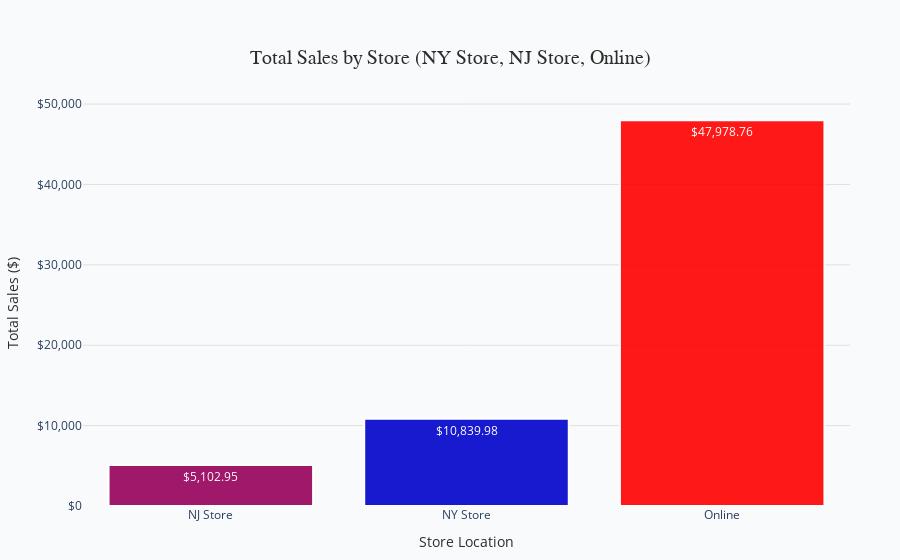

The cell this chart's notebook holds for it:
### Markdown cell above
#### 🏬 **Total Sales by Store**

Let’s see how much money each store location is making: the NY Store, NJ Store, and Online shop.

How We Did It:
- Added up the total sales for each location.
- Made a bar chart with bright colors to compare them.

What We Found:
- Online is the winner with $47,978.76 in sales!
- NY Store made $10,839.98.
- NJ Store made $5,102.95.

The Online shop is doing amazing, making way more than the physical stores. This might mean more people prefer shopping online, or the website is easier to use.

### Code cell
import pandas as pd
import plotly.express as px
import plotly.graph_objects as go

# Load the Sales Analysis sheet
df = pd.read_excel('/Users/er/Desktop/Yakira Bella Test/project/Presentation/Final_Analyst_Project_Complete.xlsx', sheet_name='Sales Analysis')

# Group by Location and calculate total sales (Total Revenue)
total_sales_by_location = df.groupby('Location')['Total Revenue'].sum().reset_index()

# Print total sales per store
print("Total Sales by Store:")
print(total_sales_by_location.to_string(index=False))

# Create a bar chart
fig = go.Figure()

# Add bars
fig.add_trace(go.Bar(
    x=total_sales_by_location['Location'],
    y=total_sales_by_location['Total Revenue'],
    marker=dict(
        color=total_sales_by_location['Total Revenue'],
        colorscale='rainbow',  # Vibrant purple-to-orange gradient
        showscale=False,
        line=dict(width=2, color='#FFFFFF')
    ),
    text=[f'${revenue:,.2f}' for revenue in total_sales_by_location['Total Revenue']],
    textposition='auto',
    textfont=dict(size=12, color='#FFFFFF')
))

# Customize layout
fig.update_layout(
    title=dict(
        text='Total Sales by Store (NY Store, NJ Store, Online)',
        font=dict(size=20, color='#2D2D2D', family='Arial, bold'),
        x=0.5,
        xanchor='center',
        yanchor='top',
        pad=dict(t=20)
    ),
    xaxis=dict(
        title='Store Location',
        titlefont=dict(size=14, color='#2D2D2D'),
        tickfont=dict(size=12),
        showgrid=False
    ),
    yaxis=dict(
        title='Total Sales ($)',
        titlefont=dict(size=14, color='#2D2D2D'),
        tickfont=dict(size=12),
        gridcolor='#E0E0E0',
        zeroline=False,
        tickformat='$,.0f'  # Clear sales scale with commas
    ),
    plot_bgcolor='#F9FAFB',  # Soft off-white background
    paper_bgcolor='#F9FAFB',
    margin=dict(l=50, r=50, t=100, b=50),
    showlegend=False,
    hovermode='x'
)

# Add subtle shadow effect
fig.update_traces(
    opacity=0.9,
    selector=dict(type='bar')
)

# Show the plot
fig.show()

### Figure 1 — Plotly figure (JSON) as saved in the notebook; plotly's stock layout.template omitted (floating-point values rounded to 4 significant figures)
{"data": [{"marker": {"color": [5103.0, 10840.0, 47980.0], "colorscale": [[0, "rgb(150,0,90)"], [0.125, "rgb(0,0,200)"], [0.25, "rgb(0,25,255)"], [0.375, "rgb(0,152,255)"], [0.5, "rgb(44,255,150)"], [0.625, "rgb(151,255,0)"], [0.75, "rgb(255,234,0)"], [0.875, "rgb(255,111,0)"], [1, "rgb(255,0,0)"]], "line": {"color": "#FFFFFF", "width": 2}, "showscale": false}, "opacity": 0.9, "text": ["$5,102.95", "$10,839.98", "$47,978.76"], "textfont": {"color": "#FFFFFF", "size": 12}, "textposition": "auto", "type": "bar", "x": ["NJ Store", "NY Store", "Online"], "y": [5103.0, 10840.0, 47980.0]}], "layout": {"hovermode": "x", "margin": {"b": 50, "l": 50, "r": 50, "t": 100}, "paper_bgcolor": "#F9FAFB", "plot_bgcolor": "#F9FAFB", "showlegend": false, "title": {"font": {"color": "#2D2D2D", "family": "Arial, bold", "size": 20}, "pad": {"t": 20}, "text": "Total Sales by Store (NY Store, NJ Store, Online)", "x": 0.5, "xanchor": "center", "yanchor": "top"}, "xaxis": {"showgrid": false, "tickfont": {"size": 12}, "title": {"font": {"color": "#2D2D2D", "size": 14}, "text": "Store Location"}}, "yaxis": {"gridcolor": "#E0E0E0", "tickfont": {"size": 12}, "tickformat": "$,.0f", "title": {"font": {"color": "#2D2D2D", "size": 14}, "text": "Total Sales ($)"}, "zeroline": false}}}
